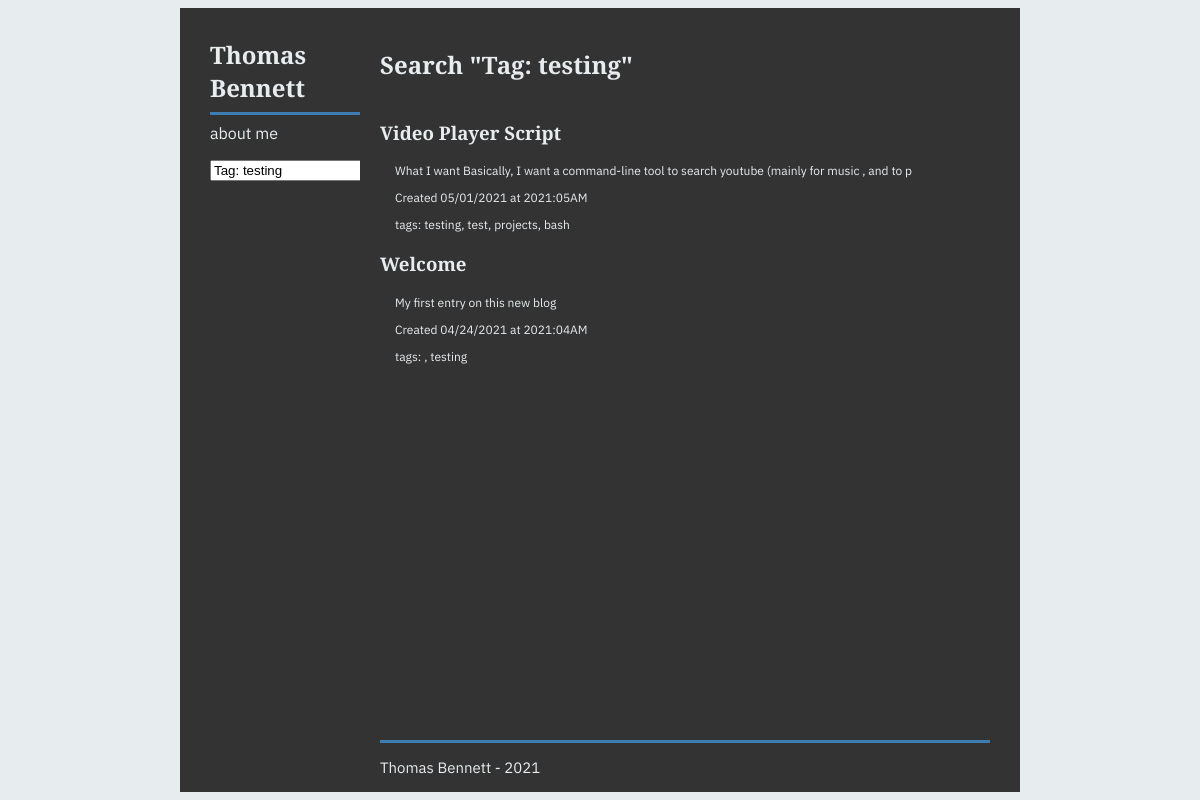
The app's page /?t=testing with its own data.
### app.py (models this page shows, shortened)
class Entry(flask_db.Model):
    title = CharField()
    slug = CharField(unique=True)
    summary = CharField()
    content = TextField()
    published = BooleanField(index=True)
    timestamp = DateTimeField(default=datetime.datetime.now, index=True)
    def get_tags(self):
        try:
            tags = [tag.tag.title for tag in self.tags]
        except:
            tags = []
        finally:
            return tags

class Tag(flask_db.Model):
    title = CharField(unique=True)
    @classmethod
    def search(cls, query):
        sanitized_query = Tag.sanitize_query(query)
        return (Entry
                .select()
                .join(EntryTag)
                .where(EntryTag.tag == Tag.get(Tag.title == sanitized_query))
                .order_by(Entry.timestamp.desc()) )
    @staticmethod
    def sanitize_query(query):
        return re.sub('[^\w]+', '_', query.lower())

### app.py (the view)
@app.route('/')
def index(q=None, t=None):
    search_query = request.args.get('q') or q
    tag_search_query = request.args.get('t') or t
    search_title=None
    if search_query:
        query = Entry.search(search_query)
        search_title = search_query
    elif tag_search_query:
        query = Tag.search(tag_search_query)
        search_title = "Tag: " + tag_search_query
    else:
        query = Entry.public().order_by(Entry.timestamp.desc())
    return object_list('index.html', query, search=search_title)

### templates/index.html (shortened to what this page needs)
{% extends "base.html" %}
{% block content_title %}{% if search %}Search "{{ search }}"{% else %}Blog entries{% endif %}{% endblock %}
{% block content %}
  {% for entry in object_list %}
    <h3>
      <a class='index-entry-title' href="{% if entry.published %}{{ url_for('detail', slug=entry.slug) }}{% else %}{{ url_for('edit', slug=entry.slug) }}{% endif %}">
        {{ entry.title }}
      </a>
    </h3>
    <div class="index-entry-info">
      <p>{{ entry.summary }}</p>
      <p class='index-entry-created'>Created {{ entry.timestamp.strftime('%m/%d/%Y at %G:%I%p') }}</p>
      <p>tags: {% for e in entry.get_tags() %}<a href='{{ url_for('index', t=e) }}'>{{ e }}</a>{% if not loop.last %}, {% endif %}{% endfor %}</p>
    </div>
    {% else %}
    <p>No entries have been created yet.</p>
  {% endfor %}
{% endblock %}

### static/css/main.css (style rules this page uses)
:root { --accent: #3E7CB1; --text-color: #E7ECEF; --background-color: #E7ECEF; --body-color: #333333; }
html { background-color: var(--background-color); display: flex; justify-content: center; align-items: stretch; min-height: 100%; }
body { max-width: 70%; background-color: var(--body-color); display: flex; flex-direction: row; justify-content: left; flex-grow: 1; font-family: 'IBM Plex Sans', sans-serif; color: var(--text-color); }
a:link { text-decoration: none; color: var(--text-color); }
.index-entry-title { font-family: Merriweather; }
.index-entry-info { padding-left: 15px; font-size: 12px; }

### records on screen
Entry: title "Video Player Script", summary "What I want Basically, I want a command-line tool to search youtube (mainly for music , and to p", timestamp "05/01/2021 at 2021:05AM"
Tag: title "testing"
Tag: title "test"
Tag: title "projects"
Tag: title "bash"
Entry: title "Welcome", summary "My first entry on this new blog", timestamp "04/24/2021 at 2021:04AM"

### other values on screen
{{ search }} "Tag: testing"
